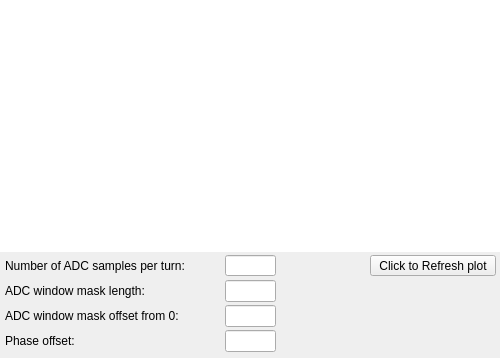
<?xml version="1.0" encoding="UTF-8"?>
<ui version="4.0">
 <class>MainWindow</class>
 <widget class="QMainWindow" name="MainWindow">
  <property name="geometry">
   <rect>
    <x>0</x>
    <y>0</y>
    <width>500</width>
    <height>358</height>
   </rect>
  </property>
  <property name="windowTitle">
   <string>Processing window</string>
  </property>
  <property name="styleSheet">
   <string notr="true"/>
  </property>
  <property name="Title" stdset="0">
   <string>$(DEVICE) &gt;&gt; ADC mask</string>
  </property>
  <widget class="QWidget" name="centralwidget">
   <widget class="caCartesianPlot" name="tbt_window">
    <property name="geometry">
     <rect>
      <x>0</x>
      <y>0</y>
      <width>500</width>
      <height>252</height>
     </rect>
    </property>
    <property name="sizePolicy">
     <sizepolicy hsizetype="MinimumExpanding" vsizetype="MinimumExpanding">
      <horstretch>0</horstretch>
      <verstretch>2</verstretch>
     </sizepolicy>
    </property>
    <property name="font">
     <font>
      <family>Sans Serif</family>
      <pointsize>10</pointsize>
     </font>
    </property>
    <property name="styleSheet">
     <string notr="true">background-color: rgb(255, 255, 255);</string>
    </property>
    <property name="Title" stdset="0">
     <string notr="true">TBT processing window</string>
    </property>
    <property name="TitleX">
     <string notr="true">ADC samples</string>
    </property>
    <property name="TitleY">
     <string notr="true">ADC counts</string>
    </property>
    <property name="channels_1" stdset="0">
     <string notr="true">;$(DEVICE):signals:tbt_window.A</string>
    </property>
    <property name="Style_1">
     <enum>caCartesianPlot::Lines</enum>
    </property>
    <property name="symbol_1">
     <enum>caCartesianPlot::Star1</enum>
    </property>
    <property name="color_1">
     <color>
      <red>255</red>
      <green>0</green>
      <blue>0</blue>
     </color>
    </property>
    <property name="channels_2" stdset="0">
     <string notr="true"/>
    </property>
    <property name="symbol_2">
     <enum>caCartesianPlot::NoSymbol</enum>
    </property>
    <property name="color_2">
     <color>
      <red>3</red>
      <green>0</green>
      <blue>255</blue>
     </color>
    </property>
    <property name="channels_3" stdset="0">
     <string notr="true"/>
    </property>
    <property name="symbol_3">
     <enum>caCartesianPlot::Star1</enum>
    </property>
    <property name="color_3">
     <color>
      <red>31</red>
      <green>173</green>
      <blue>30</blue>
     </color>
    </property>
    <property name="channels_4" stdset="0">
     <string notr="true"/>
    </property>
    <property name="symbol_4">
     <enum>caCartesianPlot::Star2</enum>
    </property>
    <property name="color_4">
     <color>
      <red>122</red>
      <green>12</green>
      <blue>114</blue>
     </color>
    </property>
    <property name="plotMode">
     <enum>caCartesianPlot::PlotNPointsAndStop</enum>
    </property>
    <property name="countNumOrChannel" stdset="0">
     <string notr="true">$(DEVICE):dsp:tbt_decimation</string>
    </property>
    <property name="triggerChannel" stdset="0">
     <string notr="true"/>
    </property>
    <property name="foreground">
     <color alpha="0">
      <red>255</red>
      <green>255</green>
      <blue>255</blue>
     </color>
    </property>
    <property name="gridColor">
     <color>
      <red>0</red>
      <green>0</green>
      <blue>0</blue>
     </color>
    </property>
    <property name="XaxisScaling" stdset="0">
     <enum>caCartesianPlot::Auto</enum>
    </property>
   </widget>
   <widget class="caMessageButton" name="tbt_window_refresh">
    <property name="geometry">
     <rect>
      <x>370</x>
      <y>255</y>
      <width>126</width>
      <height>21</height>
     </rect>
    </property>
    <property name="text">
     <string>Click to Refresh plot</string>
    </property>
    <property name="flat">
     <bool>false</bool>
    </property>
    <property name="fontScaleMode">
     <enum>EPushButton::WidthAndHeight</enum>
    </property>
    <property name="channel" stdset="0">
     <string notr="true">$(DEVICE):signals:tbt_window.PROC</string>
    </property>
    <property name="background">
     <color>
      <red>255</red>
      <green>255</green>
      <blue>255</blue>
     </color>
    </property>
    <property name="pressMessage">
     <string notr="true">1</string>
    </property>
   </widget>
   <widget class="QLabel" name="label">
    <property name="geometry">
     <rect>
      <x>5</x>
      <y>255</y>
      <width>221</width>
      <height>21</height>
     </rect>
    </property>
    <property name="font">
     <font>
      <pointsize>9</pointsize>
     </font>
    </property>
    <property name="text">
     <string>Number of ADC samples per turn:</string>
    </property>
   </widget>
   <widget class="caLineEdit" name="calineedit">
    <property name="geometry">
     <rect>
      <x>225</x>
      <y>255</y>
      <width>51</width>
      <height>21</height>
     </rect>
    </property>
    <property name="alignment">
     <set>Qt::AlignRight|Qt::AlignTrailing|Qt::AlignVCenter</set>
    </property>
    <property name="readOnly">
     <bool>true</bool>
    </property>
    <property name="channel" stdset="0">
     <string notr="true">$(DEVICE):dsp:tbt_decimation</string>
    </property>
    <property name="framePresent" stdset="0">
     <bool>true</bool>
    </property>
    <property name="frameLineWidth" stdset="0">
     <number>1</number>
    </property>
   </widget>
   <widget class="QLabel" name="label_2">
    <property name="geometry">
     <rect>
      <x>5</x>
      <y>280</y>
      <width>221</width>
      <height>21</height>
     </rect>
    </property>
    <property name="font">
     <font>
      <pointsize>9</pointsize>
     </font>
    </property>
    <property name="text">
     <string>ADC window mask length:</string>
    </property>
   </widget>
   <widget class="caTextEntry" name="catextentry">
    <property name="geometry">
     <rect>
      <x>225</x>
      <y>280</y>
      <width>51</width>
      <height>22</height>
     </rect>
    </property>
    <property name="font">
     <font>
      <family>Monospace</family>
      <pointsize>10</pointsize>
     </font>
    </property>
    <property name="alignment">
     <set>Qt::AlignRight|Qt::AlignTrailing|Qt::AlignVCenter</set>
    </property>
    <property name="channel" stdset="0">
     <string notr="true">$(DEVICE):dsp:adc_mask:window</string>
    </property>
    <property name="foreground">
     <color>
      <red>170</red>
      <green>0</green>
      <blue>0</blue>
     </color>
    </property>
    <property name="background">
     <color>
      <red>255</red>
      <green>255</green>
      <blue>127</blue>
     </color>
    </property>
    <property name="colorMode">
     <enum>caLineEdit::Static</enum>
    </property>
   </widget>
   <widget class="caTextEntry" name="catextentry_2">
    <property name="geometry">
     <rect>
      <x>225</x>
      <y>305</y>
      <width>51</width>
      <height>22</height>
     </rect>
    </property>
    <property name="font">
     <font>
      <family>Monospace</family>
      <pointsize>10</pointsize>
     </font>
    </property>
    <property name="alignment">
     <set>Qt::AlignRight|Qt::AlignTrailing|Qt::AlignVCenter</set>
    </property>
    <property name="channel" stdset="0">
     <string notr="true">$(DEVICE):dsp:adc_mask:offset</string>
    </property>
    <property name="foreground">
     <color>
      <red>170</red>
      <green>0</green>
      <blue>0</blue>
     </color>
    </property>
    <property name="background">
     <color>
      <red>255</red>
      <green>255</green>
      <blue>127</blue>
     </color>
    </property>
    <property name="colorMode">
     <enum>caLineEdit::Static</enum>
    </property>
   </widget>
   <widget class="QLabel" name="label_3">
    <property name="geometry">
     <rect>
      <x>5</x>
      <y>305</y>
      <width>221</width>
      <height>21</height>
     </rect>
    </property>
    <property name="font">
     <font>
      <pointsize>9</pointsize>
     </font>
    </property>
    <property name="text">
     <string>ADC window mask offset from 0:</string>
    </property>
   </widget>
   <widget class="QLabel" name="label_4">
    <property name="geometry">
     <rect>
      <x>5</x>
      <y>330</y>
      <width>221</width>
      <height>21</height>
     </rect>
    </property>
    <property name="font">
     <font>
      <pointsize>9</pointsize>
     </font>
    </property>
    <property name="text">
     <string>Phase offset:</string>
    </property>
   </widget>
   <widget class="caTextEntry" name="catextentry_3">
    <property name="geometry">
     <rect>
      <x>225</x>
      <y>330</y>
      <width>51</width>
      <height>22</height>
     </rect>
    </property>
    <property name="font">
     <font>
      <family>Monospace</family>
      <pointsize>10</pointsize>
     </font>
    </property>
    <property name="alignment">
     <set>Qt::AlignRight|Qt::AlignTrailing|Qt::AlignVCenter</set>
    </property>
    <property name="channel" stdset="0">
     <string notr="true">$(DEVICE):dsp:phase_offset</string>
    </property>
    <property name="foreground">
     <color>
      <red>170</red>
      <green>0</green>
      <blue>0</blue>
     </color>
    </property>
    <property name="background">
     <color>
      <red>255</red>
      <green>255</green>
      <blue>127</blue>
     </color>
    </property>
    <property name="colorMode">
     <enum>caLineEdit::Static</enum>
    </property>
   </widget>
  </widget>
 </widget>
 <customwidgets>
  <customwidget>
   <class>QwtPlot</class>
   <extends>QFrame</extends>
   <header>qwt_plot.h</header>
  </customwidget>
  <customwidget>
   <class>caTextEntry</class>
   <extends>caLineEdit</extends>
   <header>caTextEntry</header>
  </customwidget>
  <customwidget>
   <class>caMessageButton</class>
   <extends>QPushButton</extends>
   <header>caMessageButton</header>
  </customwidget>
  <customwidget>
   <class>caLineEdit</class>
   <extends>QLineEdit</extends>
   <header>caLineEdit</header>
  </customwidget>
  <customwidget>
   <class>caCartesianPlot</class>
   <extends>QwtPlot</extends>
   <header>caCartesianPlot</header>
  </customwidget>
 </customwidgets>
 <resources/>
 <connections/>
</ui>
